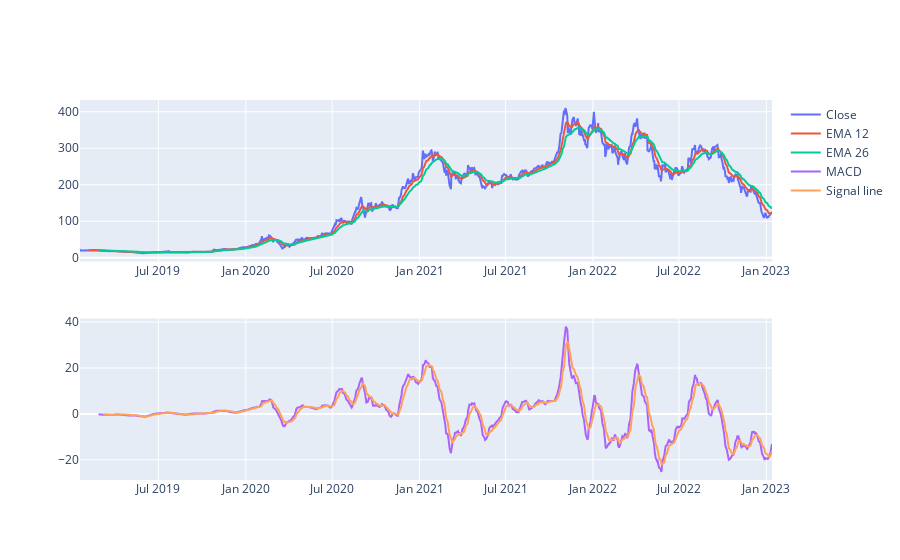

The notebook cell saved with this chart:
### Code cell
EMA_12 = pd.Series(df['Close'].ewm(span=12, min_periods=12).mean())
EMA_26 = pd.Series(df['Close'].ewm(span=26, min_periods=26).mean())
df['MACD'] = pd.Series(EMA_12 - EMA_26)
df['MACD_signal'] = pd.Series(df.MACD.ewm(span=9, min_periods=9).mean())

fig = make_subplots(rows=2, cols=1)
fig.add_trace(go.Scatter(x=df.Date, y=df.Close, name='Close'), row=1, col=1)
fig.add_trace(go.Scatter(x=df.Date, y=EMA_12, name='EMA 12'), row=1, col=1)
fig.add_trace(go.Scatter(x=df.Date, y=EMA_26, name='EMA 26'), row=1, col=1)
fig.add_trace(go.Scatter(x=df.Date, y=df['MACD'], name='MACD'), row=2, col=1)
fig.add_trace(go.Scatter(x=df.Date, y=df['MACD_signal'], name='Signal line'), row=2, col=1)
fig.show()

### Figure 1 — Plotly figure (JSON) as saved in the notebook; plotly's stock layout.template omitted (floating-point values rounded to 4 significant figures; data arrays with more than 128 entries replaced by an {"elided": "..."} marker saying what was removed)
{"data": [{"name": "Close", "type": "scatter", "x": {"elided": "1006 str values"}, "xaxis": "x", "y": {"elided": "1006 float values"}, "yaxis": "y"}, {"name": "EMA 12", "type": "scatter", "x": {"elided": "1006 str values"}, "xaxis": "x", "y": {"elided": "1006 float values"}, "yaxis": "y"}, {"name": "EMA 26", "type": "scatter", "x": {"elided": "1006 str values"}, "xaxis": "x", "y": {"elided": "1006 float values"}, "yaxis": "y"}, {"name": "MACD", "type": "scatter", "x": {"elided": "1006 str values"}, "xaxis": "x2", "y": {"elided": "1006 float values"}, "yaxis": "y2"}, {"name": "Signal line", "type": "scatter", "x": {"elided": "1006 str values"}, "xaxis": "x2", "y": {"elided": "1006 float values"}, "yaxis": "y2"}], "layout": {"xaxis": {"anchor": "y", "domain": [0, 1]}, "xaxis2": {"anchor": "y2", "domain": [0, 1]}, "yaxis": {"anchor": "x", "domain": [0.575, 1]}, "yaxis2": {"anchor": "x2", "domain": [0, 0.425]}}}
